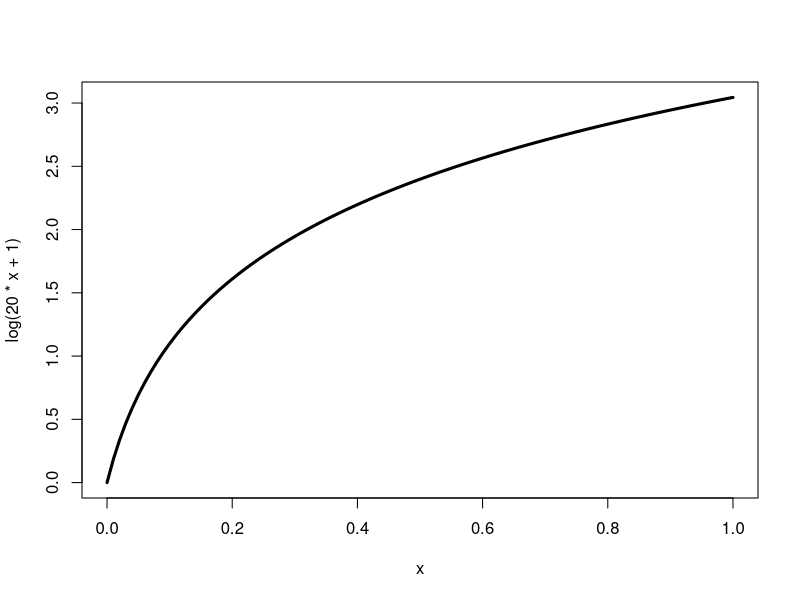

Generate this figure with R: (Note: this script raises an error after producing the figure.)
## ---- chunk 1
library(mvtnorm)

# goal
curve(log(20*x + 1), from = 0, to = 1, lwd = 3) #, ylim = c(-1.5, 1.5))

# suppose we know l, sig2
ll <- 0.3

# prior

grid <- cbind(seq(0, 1, length.out = 60))  #matrix(seq(0, 2*pi, length.out = N), nrow = N) 
N <- nrow(grid)
Kff <- covMatrix(X = grid, sig2 = 1, l = ll, covar.fun = r.matern) + diag( rep(1e-8, N) )
prior.draws <- rmvnorm(5, mean = rep(0, nrow(grid)), sigma = Kff)

for (i in 1:nrow(prior.draws)) {
  points(x = grid, y = prior.draws[i,], type = "l", col = "gray")
}

# observations
x <- cbind(c(0, 0.1, 0.2, 0.3, 0.4, 0.9, 1)) 
y <- log(20*x + 1)
points(x = x, y = y, pch = 16, col = "green", cex = 3)

Kfy.joint <- covMatrix(X = rbind(grid, x), sig2 = 1, l = ll, covar.fun = r.matern)
Kyy <- covMatrix(X = x, sig2 = 1, l = ll, covar.fun = r.matern) + diag( rep(1e-8, length(y)) )
Kfy <- Kfy.joint[1:N, (N+1):ncol(Kfy.joint)]

# posterior
post.mean <- Kfy %*% solve(Kyy) %*% (y - 0)
points(x = grid, y = post.mean, type = "l", col = "purple", lwd = 2)

post.covar <- Kff - Kfy %*% solve(Kyy) %*% t(Kfy) 
post.covar <- (post.covar + t(post.covar))/2
posterior.draws <- rmvnorm(5, mean = post.mean, sigma = post.covar)

for (i in 1:nrow(posterior.draws)) {
  points(x = grid, y = posterior.draws[i,], type = "l", col = "pink", lwd = 2)
}

points(x = x, y = y, pch = 16, col = "green", cex = 3)
## ---- chunk 2
# predictive distribution
xstar <- c(0.5, 1.5, 3.5, 4.5, 5.5, 2*pi)
xstar <- matrix(xstar, nrow = length(xstar))
points(x = xstar, y = sin(xstar), pch = 16, col = "red")
Kystary.full <- covMatrix(X = rbind(xstar, x), sig2 = 1, l = ll, covar.fun = r.matern)
Kystary <- Kystary.full[1:length(xstar), (length(xstar) + 1):ncol(Kystary.full)]
Kystarystar <- covMatrix(X = xstar, sig2 = 1, l = ll, covar.fun = r.matern)

pred.mean <- Kystary %*% solve(Kyy) %*% (y - 0)
points(x = xstar, y = pred.mean, col = "red", cex = 2)

pred.covar <- Kystarystar - Kystary %*% solve(Kyy) %*% t(Kystary)
pred.draws <- rmvnorm(5, mean = pred.mean, sigma = pred.covar)

for (i in 1:nrow(pred.draws)) {
  points(x = xstar, y = pred.draws[i,], col = "red")
}

# note predictictions have wider uncertainty than the posterior

points(x = grid, y = post.mean, type = "l", col = "purple", lwd = 2)
points(x = x, y = y, pch = 16, col = "green", cex = 3)



